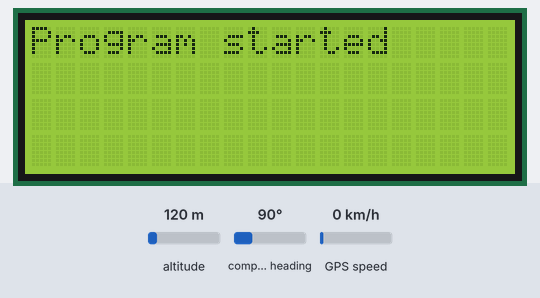
Simulated run of this sketch. Board: Arduino Uno, built with avr-gcc and run on an emulated ATmega328P. Parts: 20×4 character LCD. The test bench sets the inputs (shaded band); at power-on: altitude 120 m, compass heading 90°, GPS speed 0 km/h. Storage starts empty; the GPS gets a fix after 3 s at 37.7749, -122.4194 with 8 satellites; what the sketch prints to the serial monitor is not drawn.

Above: at 0.2 s.
At 9.3 s:
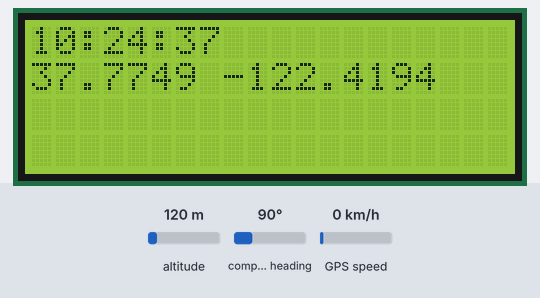
9.4 s: altitude set to 20 m
At 32.8 s:
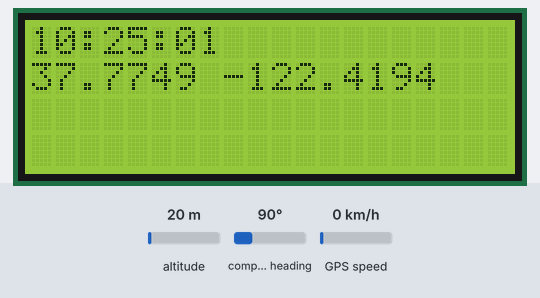
Timing chart, 0 to 34.3 s (numbered marks = the images above; inputs shaded):
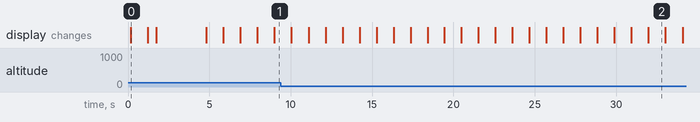

Measured:
- what the display in image 0 shows lasts 1.0 s, from 0.2 s to 1.2 s

The sketch:

gpsLogger0_2.ino
```cpp
#include <SPI.h>
#include <SD.h>
#include <SoftwareSerial.h>
#include <Wire.h>
#include <LiquidCrystal_I2C.h>
#include <TinyGPS.h>
/* This sample code demonstrates the normal use of a TinyGPS object.
   It requires the use of SoftwareSerial, and assumes that you have a
   4800-baud serial GPS device hooked up on pins 4(rx) and 3(tx).
*/


LiquidCrystal_I2C lcd(0x27,20,4);

const int rx = 3, tx = 4;
SoftwareSerial ss (tx,rx);

const int SDcs = 8;
TinyGPS gps;
////////////////////////////////////////////////////////////////////////////////////////////////
static void smartdelay(unsigned long ms);
void Msg2LcdNSerial(String s);
void showDataLcd(byte hour, byte minute, byte second, float flat, float flon);
String smartNum2Str(int num);
String filename ="";
void setup()
{
  Serial.begin(115200);
  delay(100);
  lcd.init();
  lcd.backlight();
  Msg2LcdNSerial("Program started");
  delay(1000);
  if (!SD.begin(SDcs))
  {
    Msg2LcdNSerial("card failed");
    delay(1000);
  }
  else  {
          Msg2LcdNSerial("SDcard init");
          delay(500);
        }

  ss.begin(9600);

}//setup

void loop()
{
  float flat, flon;
  unsigned long age;

  gps.f_get_position(&flat, &flon, &age);

  int year;
  byte month, day, hour, minute, second, hundredths;

  gps.crack_datetime(&year, &month, &day, &hour, &minute, &second, &hundredths, &age);
  if (age == TinyGPS::GPS_INVALID_AGE)
    {
      Msg2LcdNSerial("connecting 2 gps");
    }
  else
  {
    showDataLcd( hour,  minute,  second,  flat,  flon);
    String strH, strM, strS;
    strH = smartNum2Str(hour);
    strM = smartNum2Str(minute);
    strS = smartNum2Str(second);

    String dataString = strH+":"+strM+":"+strS+" ; Lat: "+String(flat,4) + " ; Lon: "+String(flon,4);
    Serial.println(dataString);

    if (filename == "") {filename = strH+strM+strS+".txt";
    Serial.println(filename);}

    File dataFile = SD.open(filename, FILE_WRITE);
    if (dataFile)
      {
    dataFile.println(dataString);
    dataFile.close();
      }
      else {
            delay(500);
            Msg2LcdNSerial("SDcard error");
           }


}
smartdelay(1000);
}//loop

static void smartdelay(unsigned long ms)
{
  unsigned long start = millis();
  do
  {
    while (ss.available())
      gps.encode(ss.read());
  } while (millis() - start < ms);
}


void Msg2LcdNSerial(String s)
{
  lcd.clear();
  lcd.print(s);
  Serial.println(s);
}

void showDataLcd(byte hour, byte minute, byte second, float flat, float flon)
{
    lcd.clear();
    if(hour<10){lcd.print("0");}
    lcd.print(hour);
    lcd.print(":");
    if(minute<10){lcd.print("0");}
    lcd.print(minute);
    lcd.print(":");
    if(second<10){lcd.print("0");}
    lcd.print(second);
    lcd.setCursor(0,1);
    lcd.print(String(flat,4));
    lcd.print(" ");
    lcd.print(String(flon,4));
}

String smartNum2Str(int num)
{
  String res ="";
  if (num<10) {res+="0";}
  res+=String(num);
  return res;
}
```
